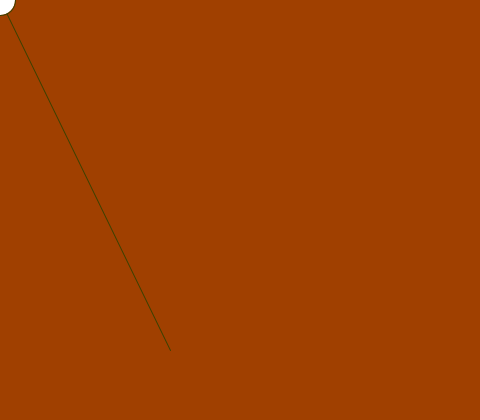
Frame 1 (no input)
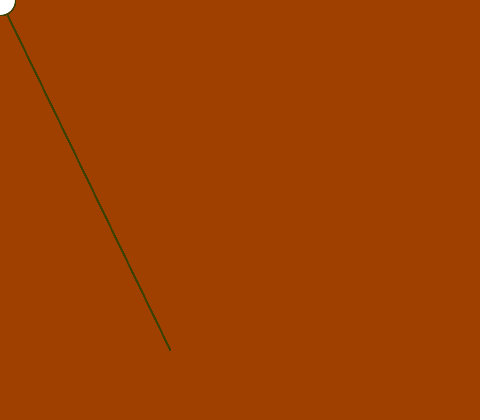
Frame 60 (the mouse pressed at the canvas centre just before this capture)
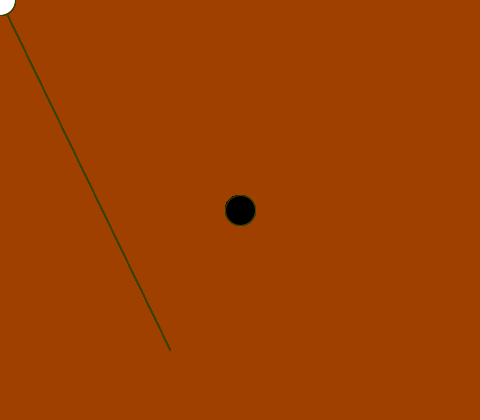
Frame 120 (the mouse held since frame 60 and released just before this capture)

The Processing sketch that drew these frames (run headless with seeded random() and noise(); from frame 60 on, the mouse is pressed at the canvas centre):

// Processing sketch: processing_108182
// ── processing_108182.pde

int x;
int y;
void setup() {
  size(480, 420);
  background(160, 64, 0);
  x = 170;
  y = 350;
}

void draw() {
  if (mousePressed) {
    x = mouseX;
    y = mouseY;
    fill(0);
    
  } else {
    stroke(60,64,0);
    fill(255);
  }
  line(mouseX, mouseY, x, y);
  ellipse(mouseX, mouseY, 30, 30);
}
